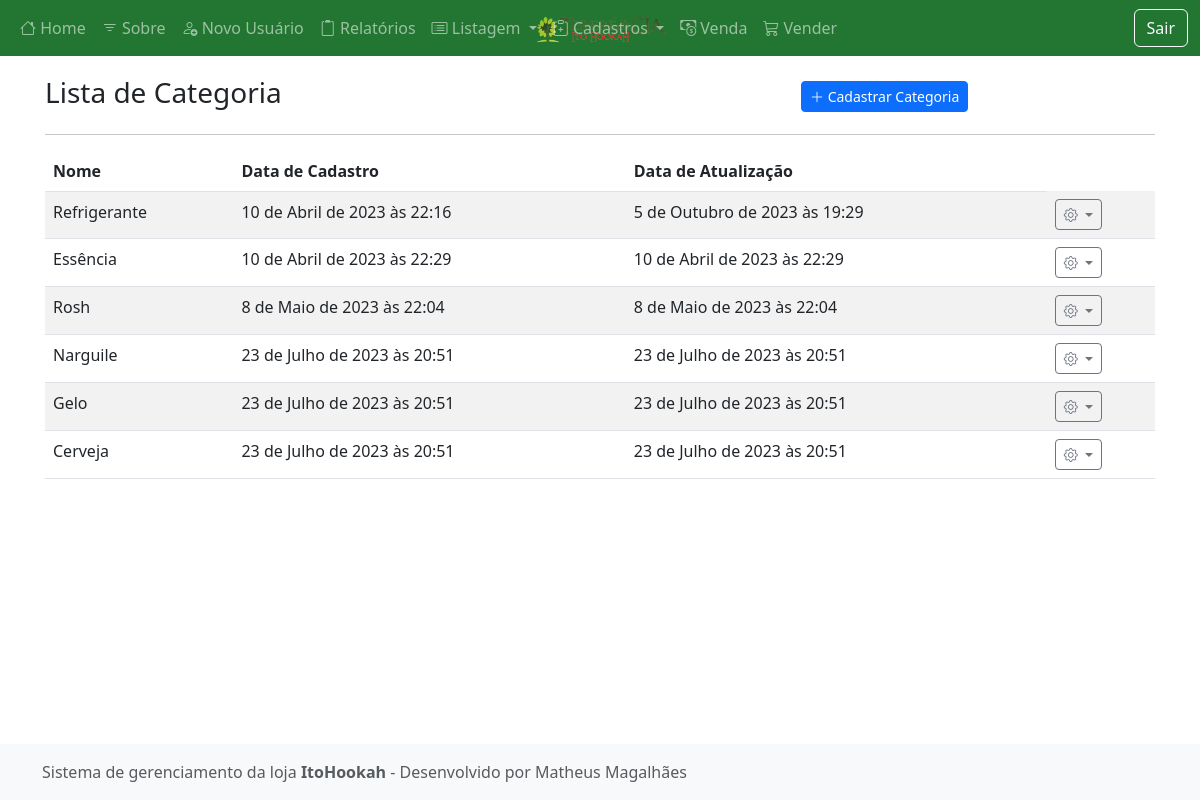
The page /listar/categoria/ (signed in) on the database as committed earlier.
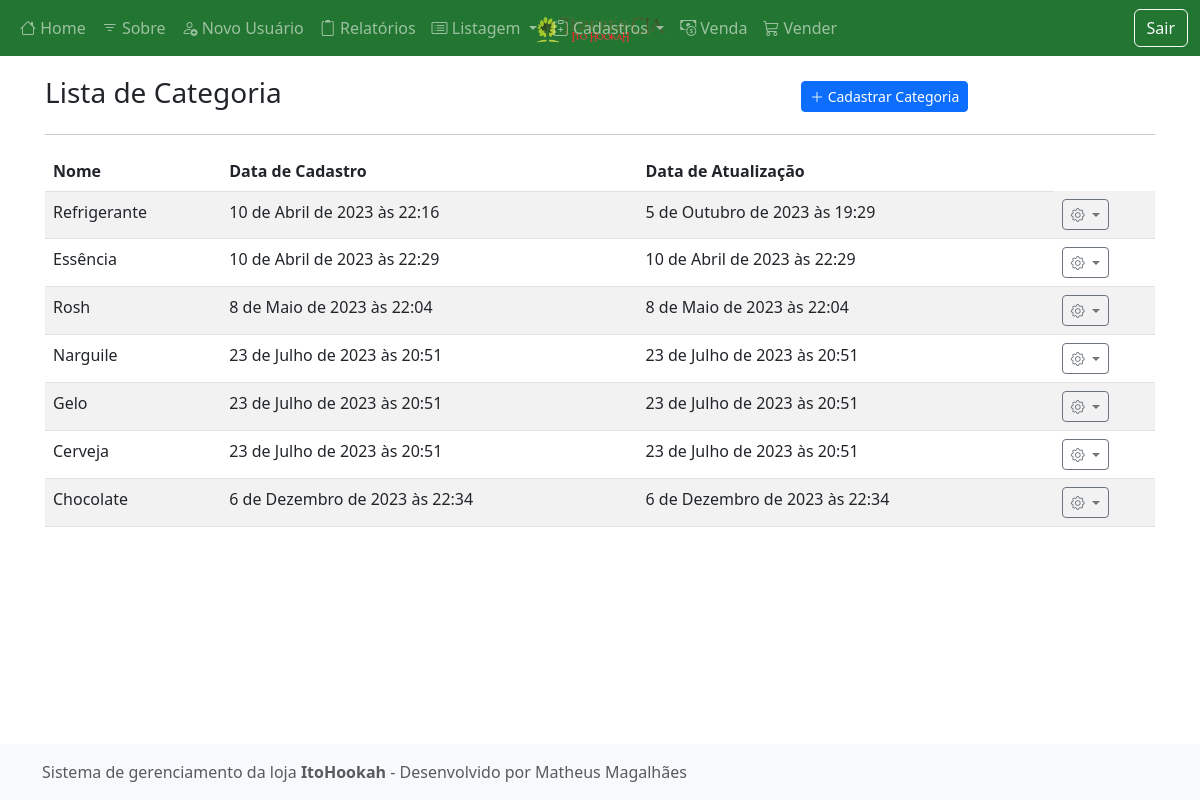
The same page on the database as committed later.
### cadastros/models.py (models this page shows, shortened)
class Categoria(models.Model):
    nome = models.CharField(max_length=50)
    cadastrado_em = models.DateTimeField(auto_now_add=True)
    atualizado_em = models.DateTimeField(auto_now=True)

### cadastros/views.py (the view)
# urls.py: path("listar/categoria/", CategoriaList.as_view(), name="listar-categoria"),
class CategoriaList(LoginRequiredMixin, ListView):
    model = Categoria
    template_name = "cadastros/list/categoria.html"

### cadastros/templates/cadastros/list/categoria.html (shortened to what this page needs)
{% extends 'paginas/modelo.html' %}
{% load static %}
{% block conteudo %}
<div class="row justify-content-center align-items-center mt-3">
    <div class="col-md-8">
        <h3 class="">Lista de Categoria</h3>
    </div>
    <div class="col-md">
        <a href="{% url 'cadastrar-categoria' %}" class="btn btn-primary btn-sm">
            <i class="bi bi-plus-lg"></i>
            Cadastrar Categoria
        </a>
    </div>
</div>
<hr>
<div class="table-responsive-lg">
    <table class="table table-striped">
        <thead>
            <tr>
                <th>Nome</th>
                <th>Data de Cadastro</th>
                <th>Data de Atualização</th>
            </tr>
        </thead>
        <tbody>
            {% for obj in object_list %}
            <tr class="">
                <td>{{ obj.nome }}</td>
                <td>{{ obj.cadastrado_em }}</td>
                <td>{{ obj.atualizado_em }}</td>
                <td>
                    <div class="dropdown">
                        <a class="btn btn-sm btn-outline-secondary dropdown-toggle" href="#" role="button"
                            data-bs-toggle="dropdown" aria-expanded="false">
                            <i class="bi bi-gear"></i>
                        </a>
                    </div>
                </td>
            </tr>
            {% empty %}
            <tr>
                <th colspan="100%">Nenhum registro encontrado.</th>
            </tr>
            {% endfor %}
        </tbody>
    </table>
</div>
{% endblock %}

Rows that differ between the two databases and show on the page:
added Categoria: nome "Chocolate", cadastrado_em "6 de Dezembro de 2023 às 22:34", atualizado_em "6 de Dezembro de 2023 às 22:34"
